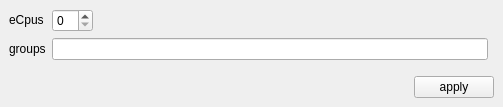
<?xml version="1.0" encoding="UTF-8"?>
<ui version="4.0">
 <class>rbhusHostEdit</class>
 <widget class="QMainWindow" name="rbhusHostEdit">
  <property name="geometry">
   <rect>
    <x>0</x>
    <y>0</y>
    <width>503</width>
    <height>97</height>
   </rect>
  </property>
  <property name="sizePolicy">
   <sizepolicy hsizetype="Preferred" vsizetype="Minimum">
    <horstretch>0</horstretch>
    <verstretch>0</verstretch>
   </sizepolicy>
  </property>
  <property name="windowTitle">
   <string>rbhusHostEdit</string>
  </property>
  <widget class="QWidget" name="centralwidget">
   <property name="sizePolicy">
    <sizepolicy hsizetype="MinimumExpanding" vsizetype="Preferred">
     <horstretch>0</horstretch>
     <verstretch>0</verstretch>
    </sizepolicy>
   </property>
   <layout class="QGridLayout" name="gridLayout">
    <property name="sizeConstraint">
     <enum>QLayout::SetMinimumSize</enum>
    </property>
    <item row="0" column="0">
     <widget class="QLabel" name="labelImageName">
      <property name="sizePolicy">
       <sizepolicy hsizetype="Maximum" vsizetype="Fixed">
        <horstretch>0</horstretch>
        <verstretch>0</verstretch>
       </sizepolicy>
      </property>
      <property name="text">
       <string>eCpus</string>
      </property>
     </widget>
    </item>
    <item row="2" column="1" colspan="2">
     <layout class="QHBoxLayout" name="horizontalLayout">
      <property name="topMargin">
       <number>10</number>
      </property>
      <item>
       <spacer name="horizontalSpacer_2">
        <property name="orientation">
         <enum>Qt::Horizontal</enum>
        </property>
        <property name="sizeHint" stdset="0">
         <size>
          <width>40</width>
          <height>20</height>
         </size>
        </property>
       </spacer>
      </item>
      <item>
       <widget class="QPushButton" name="pushApply">
        <property name="sizePolicy">
         <sizepolicy hsizetype="Maximum" vsizetype="Fixed">
          <horstretch>0</horstretch>
          <verstretch>0</verstretch>
         </sizepolicy>
        </property>
        <property name="text">
         <string>apply</string>
        </property>
       </widget>
      </item>
     </layout>
    </item>
    <item row="0" column="1">
     <widget class="QSpinBox" name="spinBox">
      <property name="sizePolicy">
       <sizepolicy hsizetype="Maximum" vsizetype="Fixed">
        <horstretch>0</horstretch>
        <verstretch>0</verstretch>
       </sizepolicy>
      </property>
     </widget>
    </item>
    <item row="1" column="0">
     <widget class="QLabel" name="label">
      <property name="text">
       <string>groups</string>
      </property>
     </widget>
    </item>
    <item row="1" column="1">
     <widget class="QLineEdit" name="lineEdit"/>
    </item>
   </layout>
  </widget>
 </widget>
 <resources/>
 <connections/>
</ui>
